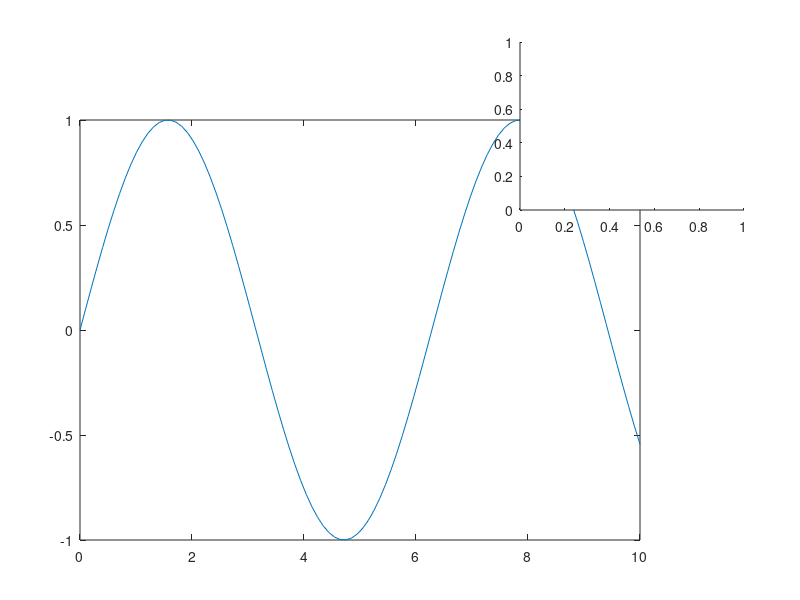

Reproduce this figure in MATLAB. (Note: this script raises an error after producing the figure.)
%=============================================================================
% Copyright (c) 2016-present Allan CORNET (Nelson)
%=============================================================================
% This file is part of the Nelson.
%=============================================================================
% LICENCE_BLOCK_BEGIN
% SPDX-License-Identifier: LGPL-3.0-or-later
% LICENCE_BLOCK_END
%=============================================================================
% <--ADV-CLI MODE-->
%=============================================================================
f = figure();
ax1 = axes('Position', [0.1 0.1 0.7 0.7]);
ax2 = axes('Position', [0.65 0.65 0.28 0.28]);
x = linspace(0,10);
y1 = sin(x);
y2 = cos(x);
plot(ax1, x, y1);
assert_isequal(ax2, gca());
plot(ax2, x, y2);
assert_isequal(ax2, gca());
%=============================================================================
axes(ax1)
assert_isequal(ax1, gca());
%=============================================================================
R = properties(gca());
REF = {'ALim';
'ALimMode';
'AlphaMap';              
'AmbientLightColor';     
'Box'; 
'CLim';
'CLimMode';              
'CameraPosition';        
'CameraPositionMode';    
'CameraTarget';          
'CameraTargetMode';      
'CameraUpVector';        
'CameraUpVectorMode';    
'CameraViewAngle';       
'CameraViewAngleMode';   
'Children';              
'Clipping';              
'Color';                 
'ColorOrder'; 
'Colormap';           
'DataAspectRatio';       
'DataAspectRatioMode';   
'DataLimits';            
'FontAngle';             
'FontName';              
'FontSize';              
'FontUnits';             
'FontWeight';            
'GridLineStyle';         
'HandleVisibility';      
'HitTest';               
'Interruptible';         
'Layer';                 
'LineStyleOrder';        
'LineWidth';             
'MinorGridLineStyle';    
'NextPlot';              
'OuterPosition';         
'Parent';                
'PlotBoxAspectRatio';    
'PlotBoxAspectRatioMode';
'Position';              
'PositionMode';          
'Projection';            
'Selected';              
'SelectionHighlight';    
'Tag'; 
'TextHeight';            
'TickDir';               
'TickDirMode';           
'TickLength';            
'TightInset';            
'Title';                 
'Type';
'Units';                 
'UserData';              
'Visible';               
'XAxisLocation';         
'XColor';                
'XDir';
'XGrid';                 
'XLabel';                
'XLim';
'XLimMode';              
'XMinorGrid';            
'XScale';                
'XTick';                 
'XTickLabel';            
'XTickLabelMode';        
'XTickMode';             
'YAxisLocation';         
'YColor';                
'YDir';
'YGrid';                 
'YLabel';                
'YLim';
'YLimMode';              
'YMinorGrid';            
'YScale';                
'YTick';                 
'YTickLabel';            
'YTickLabelMode';        
'YTickMode';             
'ZColor';                
'ZDir';
'ZGrid';                 
'ZLabel';                
'ZLim';
'ZLimMode';              
'ZMinorGrid';            
'ZScale';                
'ZTick';                 
'ZTickLabel';            
'ZTickLabelMode';        
'ZTickMode'};
assert_isequal(R, REF);
%=============================================================================
